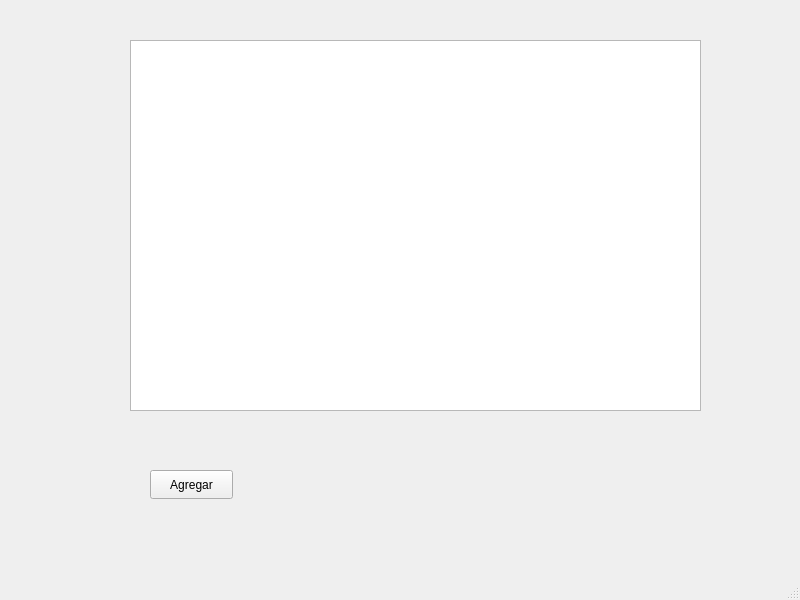
<?xml version="1.0" encoding="UTF-8"?>
<ui version="4.0">
 <class>Principal</class>
 <widget class="QMainWindow" name="Principal">
  <property name="geometry">
   <rect>
    <x>0</x>
    <y>0</y>
    <width>800</width>
    <height>600</height>
   </rect>
  </property>
  <property name="windowTitle">
   <string>Principal</string>
  </property>
  <widget class="QWidget" name="centralwidget">
   <widget class="QPushButton" name="btnAgregar">
    <property name="geometry">
     <rect>
      <x>150</x>
      <y>470</y>
      <width>83</width>
      <height>29</height>
     </rect>
    </property>
    <property name="text">
     <string>Agregar</string>
    </property>
   </widget>
   <widget class="QTableWidget" name="tabla">
    <property name="geometry">
     <rect>
      <x>130</x>
      <y>40</y>
      <width>571</width>
      <height>371</height>
     </rect>
    </property>
   </widget>
   <widget class="QLabel" name="path">
    <property name="geometry">
     <rect>
      <x>150</x>
      <y>430</y>
      <width>63</width>
      <height>20</height>
     </rect>
    </property>
    <property name="font">
     <font>
      <family>Segoe UI Symbol</family>
      <pointsize>5</pointsize>
     </font>
    </property>
    <property name="text">
     <string/>
    </property>
   </widget>
  </widget>
  <widget class="QMenuBar" name="menubar">
   <property name="geometry">
    <rect>
     <x>0</x>
     <y>0</y>
     <width>800</width>
     <height>25</height>
    </rect>
   </property>
  </widget>
  <widget class="QStatusBar" name="statusbar"/>
 </widget>
 <resources/>
 <connections/>
</ui>
